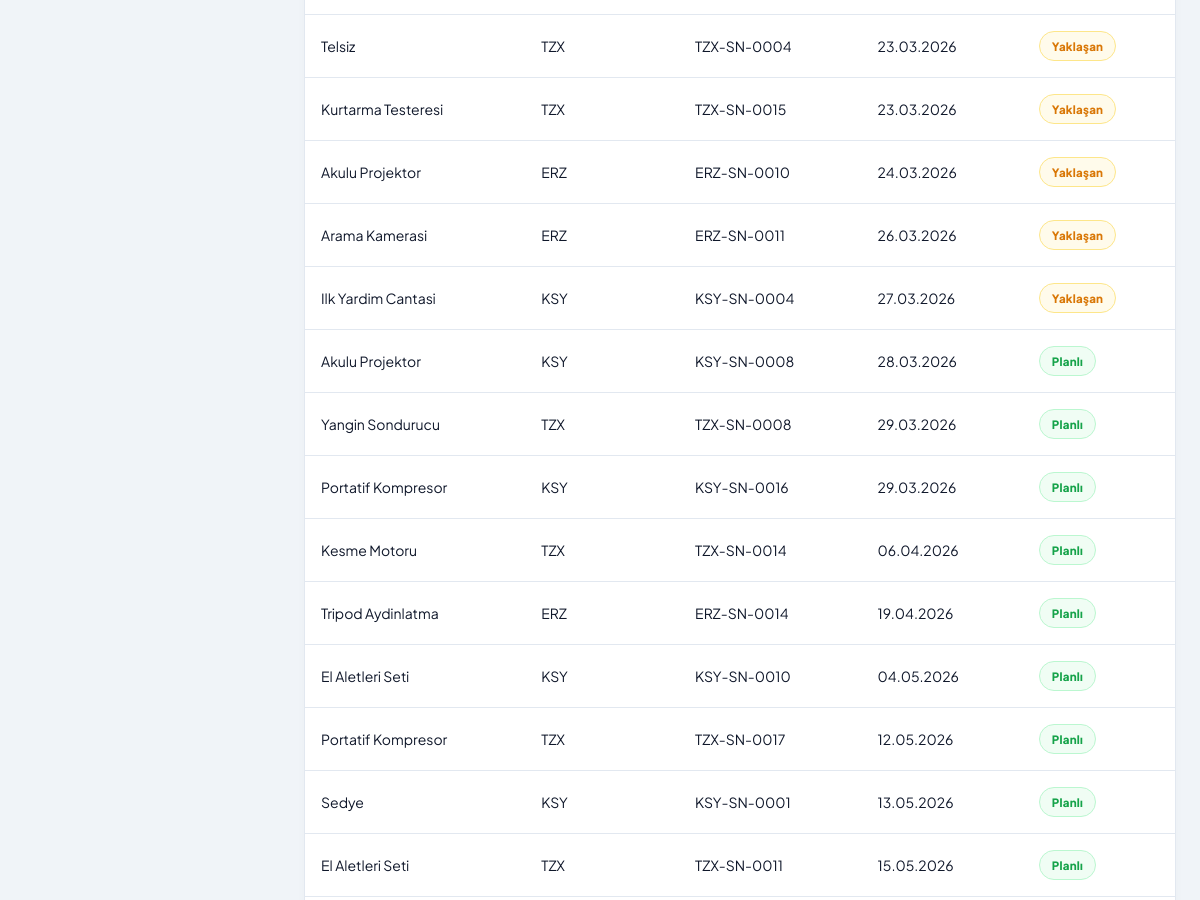
The app's page /bakim/takvim (signed in, middle part), older data.
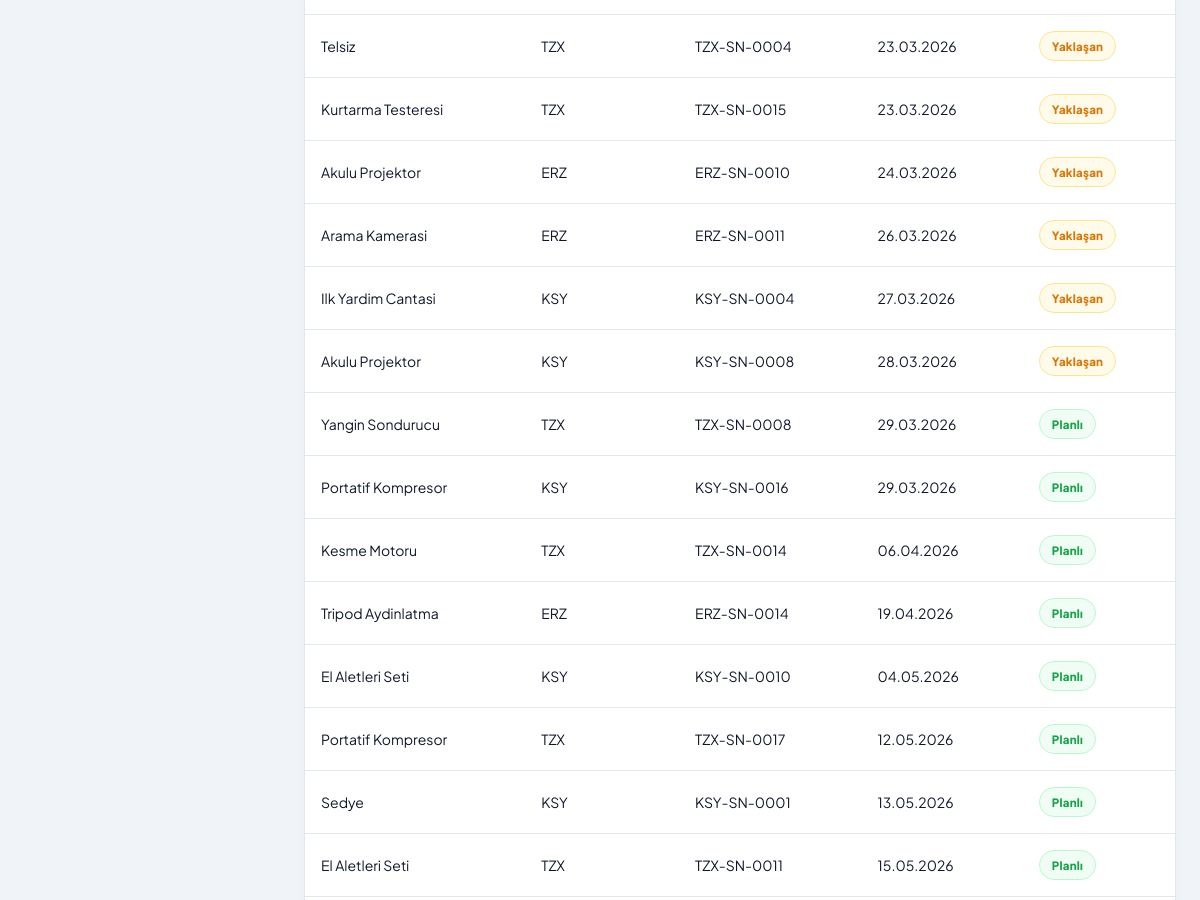
The same page, newer data.
### models.py (models this page shows, shortened)
class TimestampMixin:
    created_at = db.Column(db.DateTime, default=get_tr_now)
    updated_at = db.Column(db.DateTime, default=get_tr_now, onupdate=get_tr_now)

class SoftDeleteMixin:
    is_deleted = db.Column(db.Boolean, default=False, index=True) # Hızlı filtreleme için indekslendi
    deleted_at = db.Column(db.DateTime, nullable=True)

class InventoryAsset(db.Model, TimestampMixin, SoftDeleteMixin):
    __tablename__ = 'inventory_asset'
    id = db.Column(db.Integer, primary_key=True)
    equipment_template_id = db.Column(
        db.Integer,
        db.ForeignKey('equipment_template.id'),
        nullable=False,
        index=True
    )
    havalimani_id = db.Column(
        db.Integer,
        db.ForeignKey('havalimani.id'),
        nullable=False,
        index=True
    )
    legacy_material_id = db.Column(
        db.Integer,
        db.ForeignKey('malzeme.id'),
        nullable=True,
        index=True
    )
    parent_asset_id = db.Column(
        db.Integer,
        db.ForeignKey('inventory_asset.id'),
        nullable=True,
        index=True
    )
    serial_no = db.Column(db.String(120), index=True)
    qr_code = db.Column(db.String(150), unique=True, index=True)
    asset_tag = db.Column(db.String(120), index=True)
    unit_count = db.Column(db.Integer, default=1)
    depot_location = db.Column(db.String(150))
    status = db.Column(db.String(30), default='aktif', index=True)
    maintenance_state = db.Column(db.String(30), default='normal', index=True)
    last_maintenance_date = db.Column(db.Date)
    next_maintenance_date = db.Column(db.Date, index=True)
    last_calibration_date = db.Column(db.Date)
    next_calibration_date = db.Column(db.Date)
    acquired_date = db.Column(db.Date)
    warranty_end_date = db.Column(db.Date)
    notes = db.Column(db.Text)
    maintenance_period_days = db.Column(db.Integer)
    is_critical = db.Column(db.Boolean, default=False, index=True)
    last_meter_sync_at = db.Column(db.DateTime, nullable=True, index=True)
    calibration_counter = db.Column(db.Integer, default=0)
    parent_asset = db.relationship(
        'InventoryAsset',
        remote_side=[id],
        backref=db.backref('child_assets', lazy='select'),
        foreign_keys=[parent_asset_id],
    )
    maintenance_plans = db.relationship('MaintenancePlan', backref='asset', lazy=True)
    work_orders = db.relationship('WorkOrder', backref='asset', lazy=True, cascade='all, delete-orphan')
    maintenance_histories = db.relationship(
        'MaintenanceHistory',
        backref='asset',
        lazy=True,
        cascade='all, delete-orphan'
    )
    meter_readings = db.relationship('AssetMeterReading', backref='asset', lazy=True, cascade='all, delete-orphan')
    meter_definitions = db.relationship('MeterDefinition', backref='asset_owner', lazy=True)
    trigger_rules = db.relationship('MaintenanceTriggerRule', backref='asset_owner', lazy=True)
    operational_state = db.relationship(
        'AssetOperationalState',
        backref='asset',
        uselist=False,
        lazy=True,
        cascade='all, delete-orphan',
    )
    calibration_schedules = db.relationship('CalibrationSchedule', backref='asset', lazy=True, cascade='all, delete-orphan')
    calibration_records = db.relationship('CalibrationRecord', backref='asset', lazy=True, cascade='all, delete-orphan')

class EquipmentTemplate(db.Model, TimestampMixin, SoftDeleteMixin):
    __tablename__ = 'equipment_template'
    id = db.Column(db.Integer, primary_key=True)
    name = db.Column(db.String(120), nullable=False, index=True)
    category = db.Column(db.String(80), index=True)
    brand = db.Column(db.String(80))
    model_code = db.Column(db.String(80))
    description = db.Column(db.Text)
    technical_specs = db.Column(db.Text)
    manufacturer = db.Column(db.String(120))
    maintenance_period_days = db.Column(db.Integer, default=180)
    criticality_level = db.Column(db.String(20), default='normal', index=True)
    default_maintenance_form_id = db.Column(
        db.Integer,
        db.ForeignKey('maintenance_form_template.id'),
        nullable=True
    )
    is_active = db.Column(db.Boolean, default=True, nullable=False, index=True)
    default_maintenance_form = db.relationship(
        'MaintenanceFormTemplate',
        foreign_keys=[default_maintenance_form_id]
    )
    assets = db.relationship('InventoryAsset', backref='equipment_template', lazy=True)
    maintenance_plans = db.relationship('MaintenancePlan', backref='equipment_template', lazy=True)

class Havalimani(db.Model, TimestampMixin, SoftDeleteMixin):
    __tablename__ = 'havalimani'
    id = db.Column(db.Integer, primary_key=True)
    ad = db.Column(db.String(100), nullable=False)
    kodu = db.Column(db.String(10), nullable=False, unique=True)
    personeller = db.relationship('Kullanici', backref='havalimani', lazy=True)
    kutular = db.relationship('Kutu', backref='havalimani', lazy=True)
    malzemeler = db.relationship('Malzeme', backref='havalimani', lazy=True)
    assets = db.relationship('InventoryAsset', backref='airport', lazy=True)
    maintenance_plans = db.relationship('MaintenancePlan', backref='airport_owner', lazy=True)
    spare_part_stocks = db.relationship('SparePartStock', backref='airport_stock', lazy=True)

### routes/maintenance.py (the view)
@maintenance_bp.route("/bakim/takvim")
@login_required
@permission_required("maintenance.view")
def bakim_takvimi():
    assets = _asset_scope().filter(
        InventoryAsset.next_maintenance_date.isnot(None)
    ).order_by(InventoryAsset.next_maintenance_date.asc()).all()
    return render_template("bakim_takvimi.html", assets=assets, today=get_tr_now().date())

### extensions.py (called while the page is built, shortened)
def _schema_cache():
    if not current_app:
        return {"tables": {}, "columns": {}}
    return current_app.extensions.setdefault(
        "schema_cache",
        {"tables": {}, "columns": {}},
    )

def table_exists(table_name):
    try:
        if not current_app:
            return False
        cache = _schema_cache()
        if cache["tables"].get(table_name) is True:
            return cache["tables"][table_name]
    except Exception:
        return False

### models.py (called while the page is built)
def get_tr_now():
    return datetime.now(TR_TZ)

### routes/maintenance.py (called while the page is built)
def _can_view_all():
    return current_user.rol in ["sahip", "genel_mudurluk"]

def _asset_scope():
    query = InventoryAsset.query.filter_by(is_deleted=False)
    if _can_view_all():
        return query
    return query.filter_by(havalimani_id=current_user.havalimani_id)

### templates/bakim_takvimi.html (shortened to what this page needs)
{% extends "base.html" %}
{% block body %}
<div class="panel">
    <div class="table-container">
        <table class="data-table">
            <tbody>
                {% for asset in assets %}
                {% set is_overdue = asset.next_maintenance_date and asset.next_maintenance_date < today %}
                <tr>
                    <td>{{ asset.equipment_template.name if asset.equipment_template else '-' }}</td>
                    <td>{{ asset.airport.kodu if asset.airport else '-' }}</td>
                    <td>{{ asset.serial_no or '-' }}</td>
                    <td>{{ asset.next_maintenance_date.strftime('%d.%m.%Y') if asset.next_maintenance_date else '-' }}</td>
                    <td>
                        {% if is_overdue %}
                        <span class="status-pill status-ariza">Geciken</span>
                        {% elif asset.maintenance_state == 'yaklasan' %}
                        <span class="status-pill status-bakim">Yaklaşan</span>
                        {% else %}
                        <span class="status-pill status-aktif">Planlı</span>
                        {% endif %}
                    </td>
                </tr>
                {% else %}
                <tr><td colspan="5" style="text-align:center; color:var(--text3);">Bakım takviminde kayıt bulunmuyor.</td></tr>
                {% endfor %}
            </tbody>
        </table>
    </div>
</div>
{% endblock %}

Row changes from the older to the newer data that the page shows:
changed InventoryAsset "KSY-SN-0008": maintenance_state "Planlı" → "Yaklaşan"
